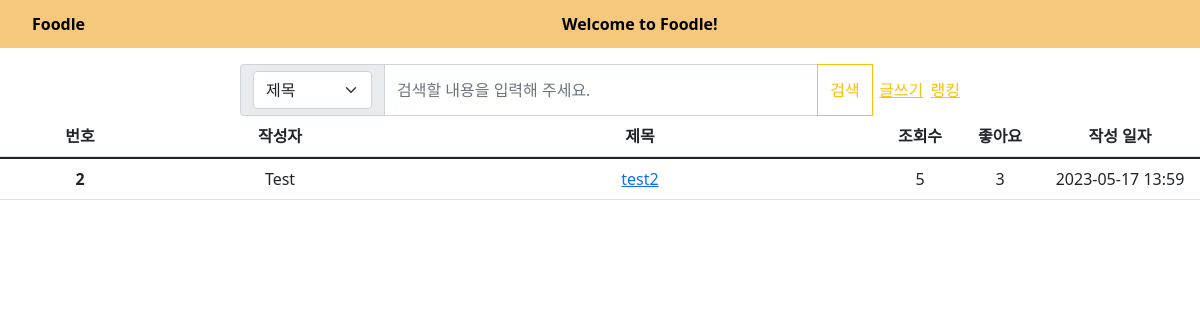
Page /board/ on the earlier database version.
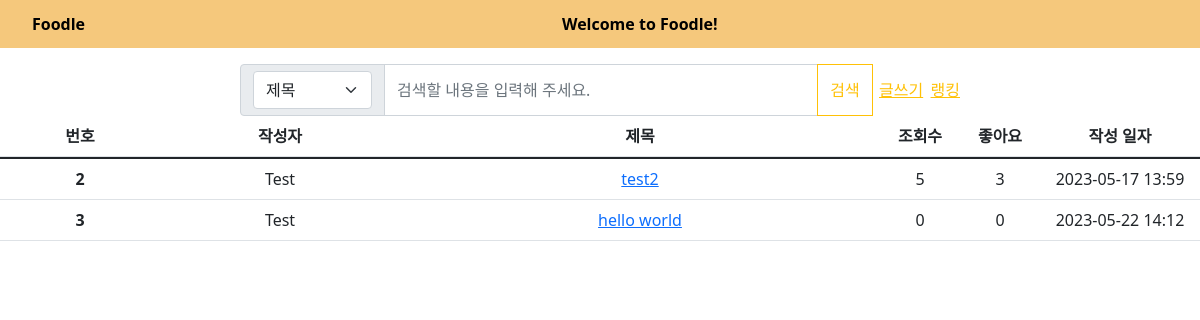
Same page on the later database version.
### models.py (models this page shows)
class Post(db.Model):
    __tablename__ = 'post'
    id = db.Column(db.Integer, primary_key=True)
    title = db.Column(db.String(100), nullable=False)
    content = db.Column(db.Text, nullable=False)
    author = db.Column(db.String(50), nullable=False)
    created_at = db.Column(db.DateTime, nullable=False, default=datetime.utcnow)
    like = db.Column(db.Integer, default=0)
    view = db.Column(db.Integer, default=0)
    user_id = db.Column(db.Integer, db.ForeignKey('user.id'))

### board/board.py (the view)
@board.route('/', methods=['GET', 'POST'])
def list_post():
    posts = Post.query.order_by(Post.created_at.asc()).all() # 최신순으로 게시글 정렬
    return render_template('list_post.html', posts=posts)

### board/templates/list_post.html (shortened to what this page needs)
<!DOCTYPE html>
<html lang="ko">
<head>
   <link href="https://cdn.jsdelivr.net/npm/bootstrap@5.1.3/dist/css/bootstrap.min.css"
   rel="stylesheet">
   <link rel="stylesheet" href="static/topbar.css">
   <link rel="stylesheet" href="static/list_post.css">
</head>
<body>
  <div id="Topbar">
    <ul>
        <li>Foodle</li>
        <li>Welcome to Foodle!</li>
    </ul>
</div>
<div class="Post-Container">
    <form action="" method="" class="input-group flex-nowrap">
      <span class="input-group-text" id="addon-wrapping">
        <select class="form-select" aria-label="Default select example">
          <option value="T">제목</option>
        </select>
      </span>
      <input type="text" class="form-control" placeholder="검색할 내용을 입력해 주세요." aria-label="Username"        aria-describedby="addon-wrapping">
    <button type="submit" class="btn btn-outline-warning">검색</button>
    <div class="WriteRanking">
      <a href="/board/upload" class="link-warning">    글쓰기    </a>
      <a href="/board/rank" class="link-warning">    랭킹    </a>
    </div>
    </form>
  <table class="table table-hover">
    <thead>
      <tr class="PostInfo">
        <th scope="col" class="PostId">번호</th>
        <th scope="col" class="PostAuthor">작성자</th>
        <th scope="col" class="PostTitle">제목</th>
        <th scope="col" class="PostView">조회수</th>
        <th scope="col" class="PostLike">좋아요</th>
        <th scope="col" class="PostTime">작성 일자</th>
      </tr>
    </thead>
    <tbody>
      {% block content %}
      {% for post in posts %}
    <tr class="PostInfo">
        <th scope="row" class="PostId">{{ post.id }}</th>
        <td class="PostAuthor">{{ post.author }}</td>
          <td class="PostTitle">
            <a href="{{ url_for('board.show_post', post_id=post.id) }}">
            {{ post.title }}
            </a>
          </td>
            <td class="PostView">{{ post.view }}</td>
            <td class="PostLike">{{ post.like }} </td>
            <td class="PostTime">{{ post.created_at.strftime('%Y-%m-%d %H:%M') }}</td>
    </tr>
    {% endfor %}
    {% endblock %}
    </tbody>
  </table>
</div>
</body>
</html>

Differences in the rows shown:
added Post: id "3", author "Test", title "hello world", view "0", like "0", created_at "2023-05-22 14:12"
